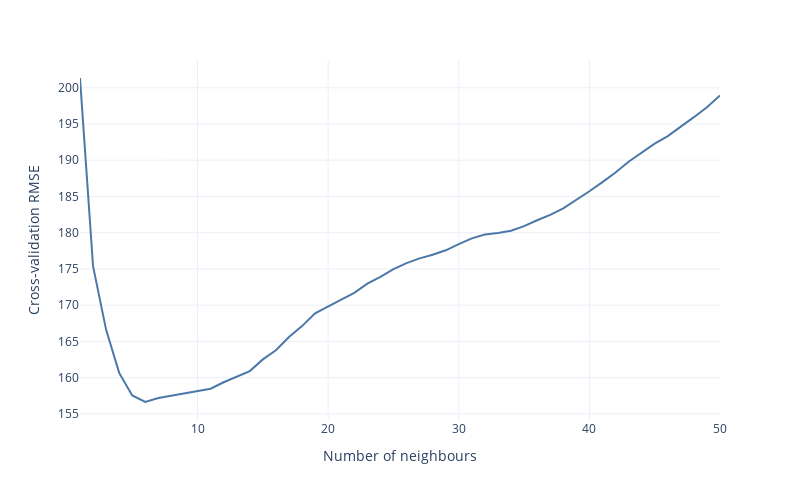

Source (notebook cell):
### Code cell
repeatedkfold()

### Figure 1 — Plotly figure (JSON) as saved in the notebook; plotly's stock layout.template omitted (floating-point values rounded to 4 significant figures)
{"data": [{"hovertemplate": "k=%{x}<br>RMSE=%{y}<extra></extra>", "legendgroup": "", "line": {"color": "#4C78A8", "dash": "solid"}, "marker": {"symbol": "circle"}, "mode": "lines", "name": "", "orientation": "v", "showlegend": false, "type": "scatter", "x": [1, 2, 3, 4, 5, 6, 7, 8, 9, 10, 11, 12, 13, 14, 15, 16, 17, 18, 19, 20, 21, 22, 23, 24, 25, 26, 27, 28, 29, 30, 31, 32, 33, 34, 35, 36, 37, 38, 39, 40, 41, 42, 43, 44, 45, 46, 47, 48, 49, 50], "xaxis": "x", "y": [201.4, 175.4, 166.6, 160.6, 157.5, 156.6, 157.2, 157.5, 157.8, 158.1, 158.5, 159.4, 160.1, 160.9, 162.5, 163.8, 165.6, 167.1, 168.9, 169.9, 170.8, 171.7, 173.0, 173.9, 175.0, 175.8, 176.5, 177.0, 177.6, 178.4, 179.2, 179.8, 179.9, 180.3, 180.9, 181.7, 182.5, 183.4, 184.5, 185.7, 187.0, 188.3, 189.8, 191.0, 192.3, 193.3, 194.6, 195.9, 197.3, 198.9], "yaxis": "y"}], "layout": {"height": 500, "legend": {"tracegroupgap": 0}, "margin": {"t": 60}, "width": 800, "xaxis": {"anchor": "y", "domain": [0, 1], "title": {"text": "Number of neighbours"}}, "yaxis": {"anchor": "x", "domain": [0, 1], "title": {"text": "Cross-validation RMSE"}}}}
